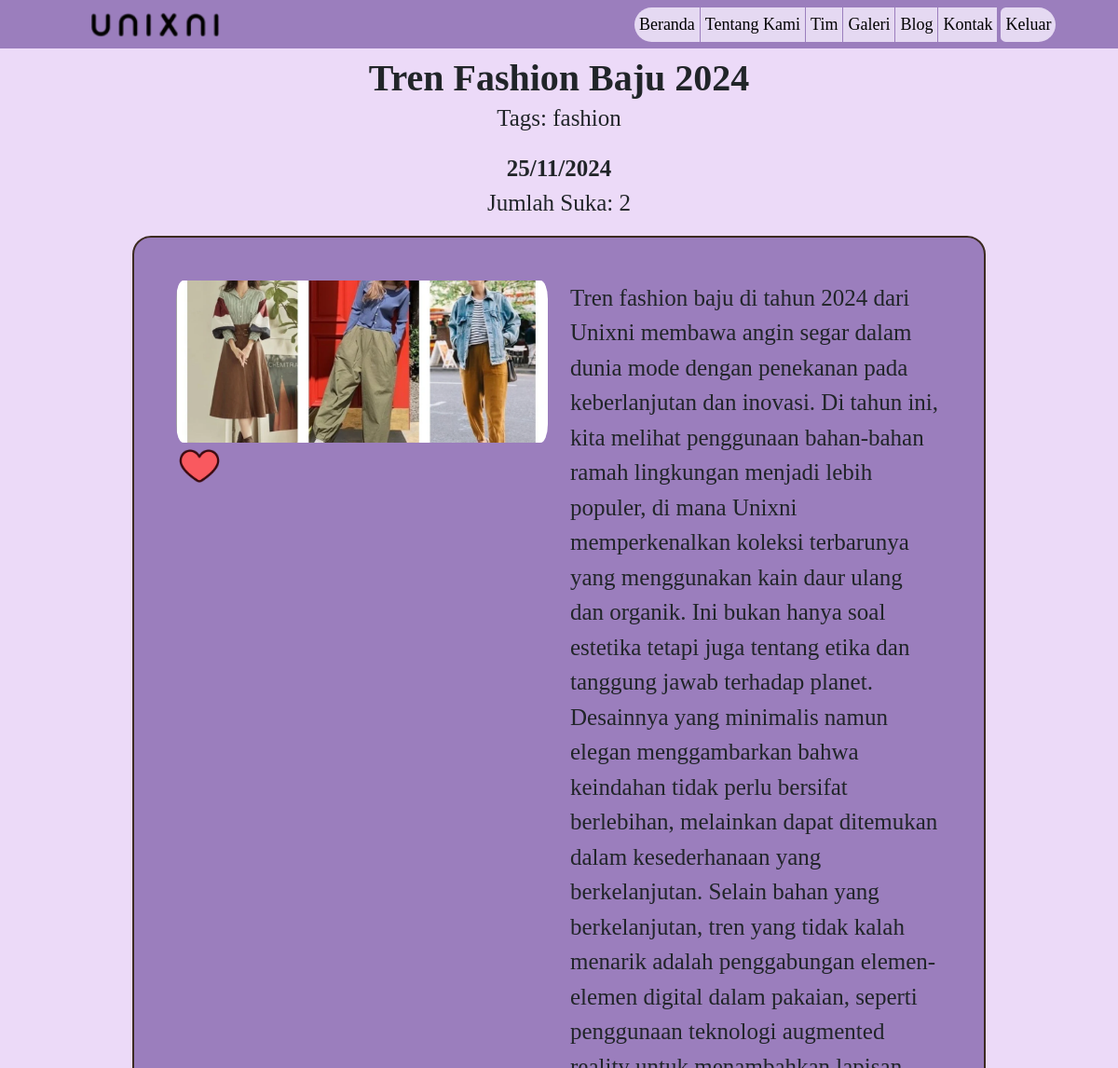
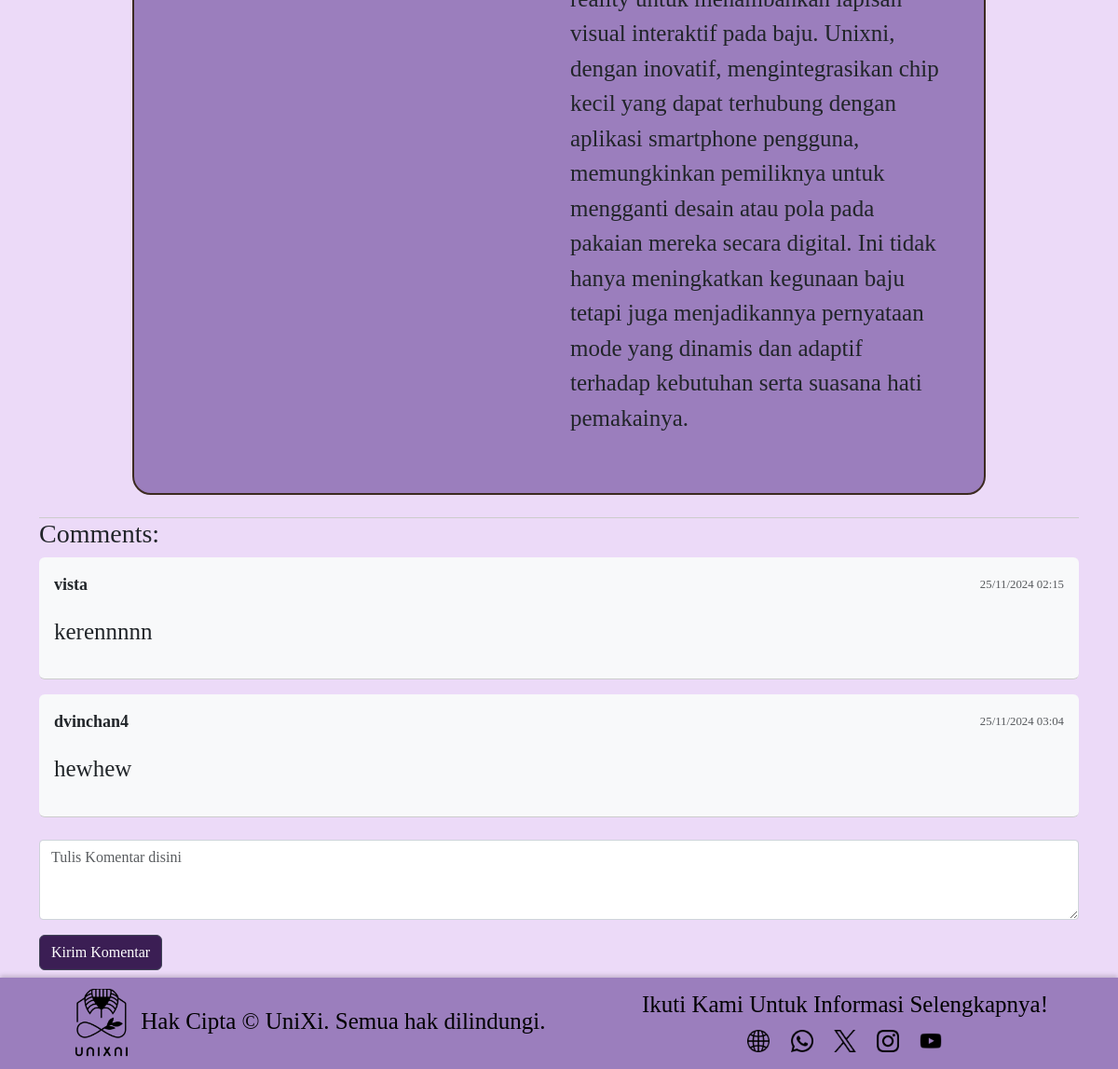
Page /blog/2/ (signed in) on the committed database (2 pictures, top to bottom).
### unixni/models/home/blog.py (models this page shows, shortened)
class BlogPost(models.Model):
    title = models.CharField(max_length=255)
    publish_date = models.DateField()
    image = models.ImageField(upload_to='blog_posts/')
    tags = models.ManyToManyField(Tag, related_name='blog_posts')
    description = models.TextField()
    content = models.TextField()
    likes = models.ManyToManyField(User, related_name='blog_posts_likes', blank=True)

class Tag(models.Model):
    name = models.CharField(max_length=50, unique=True)

class Comment(models.Model):
    post = models.ForeignKey(BlogPost, related_name='comments', on_delete=models.CASCADE)
    user = models.ForeignKey(User, on_delete=models.CASCADE)
    content = models.TextField()
    created_on = models.DateTimeField(auto_now_add=True)

### unixni/views.py (the view)
# urls.py: path('blog/<int:pk>/', views.blog_detail, name='blog_detail'),
@login_required
def blog_detail(request, pk):
    post = get_object_or_404(BlogPost, pk=pk)
    comments = post.comments.all()
    related_posts = post.related_posts.all()
    if request.method == 'POST' and 'comment' in request.POST:
        comment_content = request.POST.get('comment')
        if comment_content:
            Comment.objects.create(post=post, user=request.user, content=comment_content)
            messages.success(request, "Your comment has been posted.")
            return redirect('blog_detail', pk=post.pk)
    context = {
        'post': post,
        'comments': comments,
        'related_posts': related_posts
    }
    return render(request, 'blog_detail.html', context)

### unixni/templates/blog_detail.html (shortened to what this page needs)
{% load static %}
{% load django_bootstrap5 %}
<!DOCTYPE html>
<html lang="en">
<head>
    {% bootstrap_css %}
    <link href="{% static 'css/pribadi.css' %}" rel="stylesheet">
</head>
<body>
    {% include 'layout/navbar.html' %}
    {% block content %}
    <div class="container blog-detail-page mt-2 mb-2">
        <header class="blog-detail-header text-center">
            <div class="title-and-love">
                <div class="row align-items-center" style="justify-content: space-between;">
                    <div class="col">
                        <h1 class="fw-bold" style="margin-bottom: 0;">{{ post.title }}</h1>
                        <p>Tags: {% for tag in post.tags.all %}{{ tag.name }}{% if not forloop.last %}, {% endif %}{% endfor %}</p>
                        <p class="fw-bold mt-0 mb-0">{{ post.publish_date|date:"d/m/Y" }}</p>
                        <p>Jumlah Suka: {{ post.likes.count }}</p>
                    </div>
                </div>
            </div>
        </header>
        <div class="full-screen">
            <div class="container-fluid" style="padding-right: 10%;padding-left: 10%;">
                <div class="row">
                    <div class="col-md-12" style="border: 2px solid #3C2A21; border-radius: 20px; background-color: #9B7EBD;padding:5%">
                        <div class="row">
                            <div class="col">
                                <div class="row">
                                    <img src="{{ post.image.url }}" alt="{{ post.title }}" class="featured-image" style="border-radius: 20px;">
                                </div>
                                <form action="{% url 'blog_like' pk=post.pk %}" method="post">
                                    <button type="submit" class="love-button" style="background: none; border: none; padding: 0;">
                                        {% if user in post.likes.all %}
                                            <img src="{% static 'images/icon/full_love.png' %}" alt="Unlike" style="width:50px;">
                                        {% else %}
                                            <img src="{% static 'images/icon/not_love.png' %}" alt="Like" style="width:50px;">
                                        {% endif %}
                                    </button>
                                </form>
                            </div>
                            <div class="col">
                                <p>{{ post.content }}</p>
                            </div>
                            </div>
                        </div>
                </div>
            </div>
        </div>
        <div class="comments mt-4">
            <h3>Comments:</h3>
            {% for comment in comments %}
                <div class="comment p-3 mb-3 bg-light rounded">
                    <div class="comment-header d-flex justify-content-between align-items-center">
                        <strong class="comment-username">{{ comment.user.username }}</strong>
                        <span class="text-muted" style="font-size: 0.8rem;">{{ comment.created_on|date:"d/m/Y H:i" }}</span>
                    </div>
                    <div class="comment-body mt-2">
                        <p>{{ comment.content }}</p>
                    </div>
                </div>
            {% endfor %}
        </div>
        {% if user.is_authenticated %}
            <form action="{% url 'blog_detail' pk=post.pk %}" method="post" class="mt-4">
                <textarea class="form-control mb-3" name="comment" placeholder="Tulis Komentar disini" rows="3"></textarea>
                <button type="submit" class="btn btn-primary">Kirim Komentar</button>
            </form>
        {% else %}
            <a href="{% url 'login' %}" class="btn btn-link">Log in to post comments</a>
        {% endif %}
    </div>
    {% endblock %}
    {% include 'layout/footer.html' %}
</body>
</html>

### static/css/pribadi.css (style rules this page uses)
body, button, input, textarea { font-family: 'Lusitana', serif; }
body { background-color: #ECDAF8; font-size:large; }
p { font-size:25px; }
.comments { border-top: 1px solid #ccc; margin-top: 20px; }
.comment { border-bottom: 1px solid #ccc; padding-bottom: 10px; margin-bottom: 10px; }
.comment-header { display: flex; justify-content: space-between; }
.comment-username { font-weight: bold; }
.comment-body { padding-top: 10px; }
.featured-image { width: 100%; height: auto; }
.form-control { display: block; width: 100%; padding: 10px; font-size: 16px; line-height: 20px; border: 1px solid #ccc; border-radius: 4px; }
.btn-primary { background-color: #3B1E54; border-color: #404456; }
.full-screen { min-height: 100vh; display: flex; align-items: flex-start; justify-content: center; background-size: cover; background-position: center; }
.form-control { display: block; width: 100%; padding: 0.375rem 0.75rem; font-size: 1rem; font-weight: 400; line-height: 1.5; color: #212529; background-color: #fff; background-clip: padding-box; border: 1px solid #ced4da; border-radius: 0.25rem; transition: border-color 0.15s ease-in-out, box-shadow 0.15s ease-in-out; }

### rows in the picture
BlogPost: title "Tren Fashion Baju 2024", publish_date "25/11/2024", likes.count "2", image (picture), content "Tren fashion baju di tahun 2024 dari Unixni membawa angin segar dalam dunia mode dengan penekanan pada keberlanjutan dan inovasi. Di tahun ini, kita melihat penggunaan bahan-bahan ramah lingkungan menjadi lebih populer, di mana Unixni memperkenalkan koleksi terbarunya yang menggunakan kain daur ulang dan organik. Ini bukan hanya soal estetika tetapi juga tentang etika dan tanggung jawab terhadap planet. Desainnya yang minimalis namun elegan menggambarkan bahwa keindahan tidak perlu bersifat berlebihan, melainkan dapat ditemukan dalam kesederhanaan yang berkelanjutan. Selain bahan yang berkelanjutan, tren yang tidak kalah menarik adalah penggabungan elemen-elemen digital dalam pakaian,…"
Tag: name "fashion"
Comment: user.username "vista", created_on "25/11/2024 02:15", content "kerennnnn"
Comment: user.username "dvinchan4", created_on "25/11/2024 03:04", content "hewhew"
